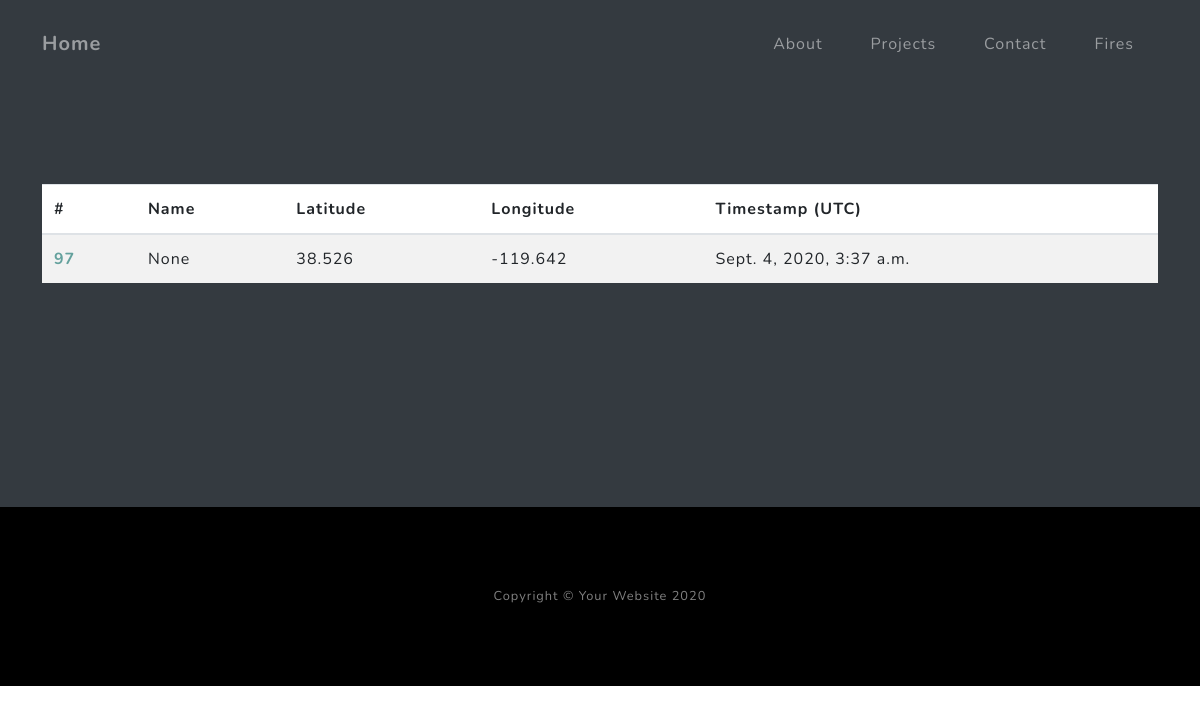
The page /firepage/ on the database as committed earlier.
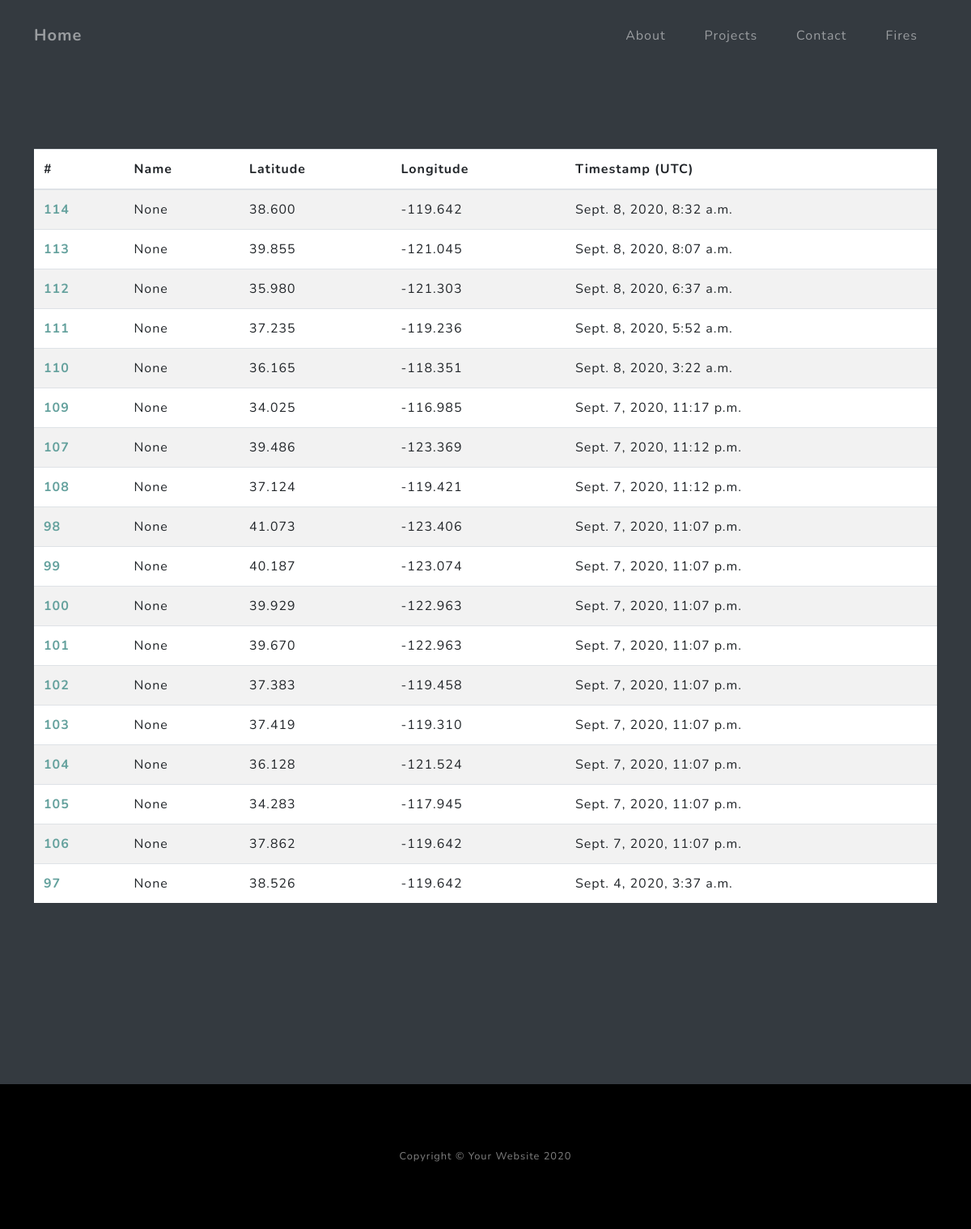
The same page on the database as committed later.
### pages/models.py (models this page shows)
class FireModel(models.Model):
    LIG = "LIGHTNING"
    MAN = "MANMADE"
    UNK = "UNKOWN"
    VH = "VERY HIGH"
    H = "HIGH"
    M = "MEDIUM"
    L = "LOW"
    name                 = models.CharField(max_length=50, null=True, blank=True)
    latitude             = models.FloatField(validators=[MinValueValidator(-90.0), MaxValueValidator(90.0)])
    longitude            = models.FloatField(validators=[MinValueValidator(-180.0), MaxValueValidator(180.0)])
    timestamp            = models.DateTimeField()
    latest_timestamp     = models.DateTimeField()
    image                = models.ImageField(upload_to='fires_pics', null=True, blank=True)
    video                = models.ImageField(default='video_not_made')
    cause                = models.CharField(max_length=50, choices=((LIG, 'lightning'), (MAN, 'man-made'), (UNK, 'unknown'),), default='unknown')
    short_description    = models.CharField(max_length=200, null=True, blank=True)
    long_description     = models.CharField(max_length=1000, null=True, blank=True)
    probability          = models.CharField(max_length=10, choices=((VH, 'very high'), (H, 'high'), (M, 'medium'), (L, 'low'), (UNK, 'unknown'),), default='unknown')
    anomaly_arr          = models.BinaryField()
    cluster_lst          = models.BinaryField()
    px_idx_x             = models.IntegerField(default=0)
    px_idx_y             = models.IntegerField(default=0)
    time_graph_pts       = models.BinaryField(default=None)
    pred_graph_pts       = models.BinaryField(default=obj_to_binfield([]))
    diff_graph_pts       = models.BinaryField(default=obj_to_binfield([]))
    cloud_graph_pts      = models.BinaryField(default=obj_to_binfield([]))
    actual_7_graph_pts   = models.BinaryField(default=obj_to_binfield([]))
    actual_14_graph_pts  = models.BinaryField(default=obj_to_binfield([]))
    lightning_lat        = models.FloatField(null=True, blank=True, default=None)
    lightning_lon        = models.FloatField(null=True, blank=True, default=None)
    lightning_timestamp  = models.DateTimeField(null=True, blank=True, default=None)
    vmin                 = models.FloatField(default=0)
    vmax                 = models.FloatField(default=3)
    jpg_folder_path      = models.CharField(max_length=400, null=True, blank=True)

### pages/views.py (the view)
# urls.py: path('firepage/', FirePageView.as_view(), name='firepage'),
class FirePageView(ListView):
    model = FireModel
    template_name = 'firepage.html'
    context_object_name = 'fire_list'
    ordering = ['-timestamp']
    paginate_by = 50

### templates/firepage.html (shortened to what this page needs)
{% extends 'base.html'%}
{% block content %}
<section class="projects-section bg-dark" id="projects">
    <div class="container">
        <div class="row align-items-center no-gutters mb-4 mb-lg-5">
            <div class="col-xl-1 col-lg-7"><img class="img-fluid mb-3 mb-lg-0" src="{{fire.image.url}}" alt="" /></div>
            <table class="table table-striped" style="background-color:white">
            <thead>
                <tr>
                <th scope="col">#</th>
                <th scope="col">Name</th>
                <th scope="col">Latitude</th>
                <th scope="col">Longitude</th>
                <th scope="col">Timestamp (UTC) </th>
                </tr>
            </thead>
            <tbody>
                {% for fire in fire_list %}
                <tr href="/firedetail/{{ fire.id }}">
                <th scope="row"><a href="/firedetail/{{ fire.id }}">{{ fire.id }}</a></th>
                <td>{{ fire.name }}</td>
                <td>{{ fire.latitude|floatformat:3 }}</td>
                <td>{{ fire.longitude|floatformat:3 }}</td>
                <td>{{ fire.timestamp }}</td>
                </tr>
                {% endfor %}
            </tbody>
            </table>
        </div>
</section>
{% endblock content %}

Rows that differ between the two databases and show on the page:
added FireModel: id "114", name "None", latitude "38.600", longitude "-119.642", timestamp "Sept. 8, 2020, 8:32 a.m."
added FireModel: id "113", name "None", latitude "39.855", longitude "-121.045", timestamp "Sept. 8, 2020, 8:07 a.m."
added FireModel: id "112", name "None", latitude "35.980", longitude "-121.303", timestamp "Sept. 8, 2020, 6:37 a.m."
added FireModel: id "111", name "None", latitude "37.235", longitude "-119.236", timestamp "Sept. 8, 2020, 5:52 a.m."
added FireModel: id "110", name "None", latitude "36.165", longitude "-118.351", timestamp "Sept. 8, 2020, 3:22 a.m."
added FireModel: id "109", name "None", latitude "34.025", longitude "-116.985", timestamp "Sept. 7, 2020, 11:17 p.m."
added FireModel: id "107", name "None", latitude "39.486", longitude "-123.369", timestamp "Sept. 7, 2020, 11:12 p.m."
added FireModel: id "108", name "None", latitude "37.124", longitude "-119.421", timestamp "Sept. 7, 2020, 11:12 p.m."
added FireModel: id "98", name "None", latitude "41.073", longitude "-123.406", timestamp "Sept. 7, 2020, 11:07 p.m."
added FireModel: id "99", name "None", latitude "40.187", longitude "-123.074", timestamp "Sept. 7, 2020, 11:07 p.m."
added FireModel: id "100", name "None", latitude "39.929", longitude "-122.963", timestamp "Sept. 7, 2020, 11:07 p.m."
added FireModel: id "101", name "None", latitude "39.670", longitude "-122.963", timestamp "Sept. 7, 2020, 11:07 p.m."
added FireModel: id "102", name "None", latitude "37.383", longitude "-119.458", timestamp "Sept. 7, 2020, 11:07 p.m."
added FireModel: id "103", name "None", latitude "37.419", longitude "-119.310", timestamp "Sept. 7, 2020, 11:07 p.m."
added FireModel: id "104", name "None", latitude "36.128", longitude "-121.524", timestamp "Sept. 7, 2020, 11:07 p.m."
added FireModel: id "105", name "None", latitude "34.283", longitude "-117.945", timestamp "Sept. 7, 2020, 11:07 p.m."
added FireModel: id "106", name "None", latitude "37.862", longitude "-119.642", timestamp "Sept. 7, 2020, 11:07 p.m."
